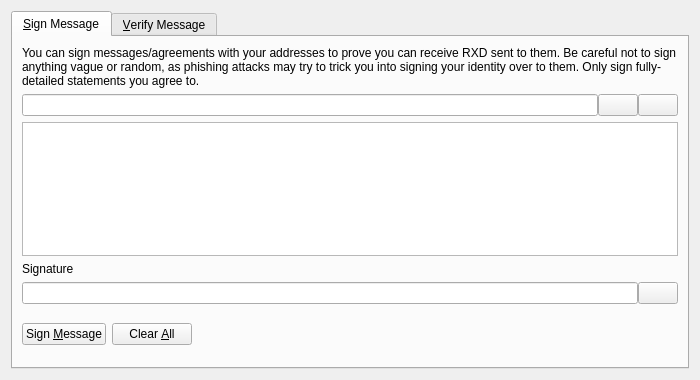
<?xml version="1.0" encoding="UTF-8"?>
<ui version="4.0">
 <class>SignVerifyMessageDialog</class>
 <widget class="QDialog" name="SignVerifyMessageDialog">
  <property name="geometry">
   <rect>
    <x>0</x>
    <y>0</y>
    <width>700</width>
    <height>380</height>
   </rect>
  </property>
  <property name="windowTitle">
   <string>Signatures - Sign / Verify a Message</string>
  </property>
  <property name="modal">
   <bool>true</bool>
  </property>
  <layout class="QVBoxLayout" name="verticalLayout">
   <item>
    <widget class="QTabWidget" name="tabWidget">
     <property name="currentIndex">
      <number>0</number>
     </property>
     <widget class="QWidget" name="tabSignMessage">
      <attribute name="title">
       <string>&amp;Sign Message</string>
      </attribute>
      <layout class="QVBoxLayout" name="verticalLayout_SM">
       <item>
        <widget class="QLabel" name="infoLabel_SM">
         <property name="text">
          <string>You can sign messages/agreements with your addresses to prove you can receive RXD sent to them. Be careful not to sign anything vague or random, as phishing attacks may try to trick you into signing your identity over to them. Only sign fully-detailed statements you agree to.</string>
         </property>
         <property name="textFormat">
          <enum>Qt::PlainText</enum>
         </property>
         <property name="wordWrap">
          <bool>true</bool>
         </property>
        </widget>
       </item>
       <item>
        <layout class="QHBoxLayout" name="horizontalLayout_1_SM">
         <property name="spacing">
          <number>0</number>
         </property>
         <item>
          <widget class="QValidatedLineEdit" name="addressIn_SM">
           <property name="toolTip">
            <string>The Radiant address to sign the message with</string>
           </property>
          </widget>
         </item>
         <item>
          <widget class="QPushButton" name="addressBookButton_SM">
           <property name="toolTip">
            <string>Choose previously used address</string>
           </property>
           <property name="text">
            <string/>
           </property>
           <property name="icon">
            <iconset resource="../bitcoin.qrc">
             <normaloff>:/icons/address-book</normaloff>:/icons/address-book</iconset>
           </property>
           <property name="shortcut">
            <string>Alt+A</string>
           </property>
           <property name="autoDefault">
            <bool>false</bool>
           </property>
          </widget>
         </item>
         <item>
          <widget class="QPushButton" name="pasteButton_SM">
           <property name="toolTip">
            <string>Paste address from clipboard</string>
           </property>
           <property name="text">
            <string/>
           </property>
           <property name="icon">
            <iconset resource="../bitcoin.qrc">
             <normaloff>:/icons/editpaste</normaloff>:/icons/editpaste</iconset>
           </property>
           <property name="shortcut">
            <string>Alt+P</string>
           </property>
           <property name="autoDefault">
            <bool>false</bool>
           </property>
          </widget>
         </item>
        </layout>
       </item>
       <item>
        <widget class="QPlainTextEdit" name="messageIn_SM">
         <property name="toolTip">
          <string>Enter the message you want to sign here</string>
         </property>
        </widget>
       </item>
       <item>
        <widget class="QLabel" name="signatureLabel_SM">
         <property name="text">
          <string>Signature</string>
         </property>
         <property name="textFormat">
          <enum>Qt::PlainText</enum>
         </property>
        </widget>
       </item>
       <item>
        <layout class="QHBoxLayout" name="horizontalLayout_2_SM">
         <property name="spacing">
          <number>0</number>
         </property>
         <item>
          <widget class="QLineEdit" name="signatureOut_SM">
           <property name="font">
            <font>
             <italic>true</italic>
            </font>
           </property>
           <property name="readOnly">
            <bool>true</bool>
           </property>
          </widget>
         </item>
         <item>
          <widget class="QPushButton" name="copySignatureButton_SM">
           <property name="toolTip">
            <string>Copy the current signature to the system clipboard</string>
           </property>
           <property name="text">
            <string/>
           </property>
           <property name="icon">
            <iconset resource="../bitcoin.qrc">
             <normaloff>:/icons/editcopy</normaloff>:/icons/editcopy</iconset>
           </property>
           <property name="autoDefault">
            <bool>false</bool>
           </property>
          </widget>
         </item>
        </layout>
       </item>
       <item>
        <layout class="QHBoxLayout" name="horizontalLayout_3_SM">
         <item>
          <widget class="QPushButton" name="signMessageButton_SM">
           <property name="toolTip">
            <string>Sign the message to prove you own this Radiant address</string>
           </property>
           <property name="text">
            <string>Sign &amp;Message</string>
           </property>
           <property name="icon">
            <iconset resource="../bitcoin.qrc">
             <normaloff>:/icons/edit</normaloff>:/icons/edit</iconset>
           </property>
           <property name="autoDefault">
            <bool>false</bool>
           </property>
          </widget>
         </item>
         <item>
          <widget class="QPushButton" name="clearButton_SM">
           <property name="toolTip">
            <string>Reset all sign message fields</string>
           </property>
           <property name="text">
            <string>Clear &amp;All</string>
           </property>
           <property name="icon">
            <iconset resource="../bitcoin.qrc">
             <normaloff>:/icons/remove</normaloff>:/icons/remove</iconset>
           </property>
           <property name="autoDefault">
            <bool>false</bool>
           </property>
          </widget>
         </item>
         <item>
          <spacer name="horizontalSpacer_1_SM">
           <property name="orientation">
            <enum>Qt::Horizontal</enum>
           </property>
           <property name="sizeHint" stdset="0">
            <size>
             <width>40</width>
             <height>48</height>
            </size>
           </property>
          </spacer>
         </item>
         <item>
          <widget class="QLabel" name="statusLabel_SM">
           <property name="font">
            <font>
             <weight>75</weight>
             <bold>true</bold>
            </font>
           </property>
           <property name="text">
            <string/>
           </property>
           <property name="wordWrap">
            <bool>true</bool>
           </property>
          </widget>
         </item>
         <item>
          <spacer name="horizontalSpacer_2_SM">
           <property name="orientation">
            <enum>Qt::Horizontal</enum>
           </property>
           <property name="sizeHint" stdset="0">
            <size>
             <width>40</width>
             <height>48</height>
            </size>
           </property>
          </spacer>
         </item>
        </layout>
       </item>
      </layout>
     </widget>
     <widget class="QWidget" name="tabVerifyMessage">
      <attribute name="title">
       <string>&amp;Verify Message</string>
      </attribute>
      <layout class="QVBoxLayout" name="verticalLayout_VM">
       <item>
        <widget class="QLabel" name="infoLabel_VM">
         <property name="text">
          <string>Enter the receiver's address, message (ensure you copy line breaks, spaces, tabs, etc. exactly) and signature below to verify the message. Be careful not to read more into the signature than what is in the signed message itself, to avoid being tricked by a man-in-the-middle attack. Note that this only proves the signing party receives with the address, it cannot prove sendership of any transaction!</string>
         </property>
         <property name="textFormat">
          <enum>Qt::PlainText</enum>
         </property>
         <property name="alignment">
          <set>Qt::AlignLeading|Qt::AlignLeft|Qt::AlignTop</set>
         </property>
         <property name="wordWrap">
          <bool>true</bool>
         </property>
        </widget>
       </item>
       <item>
        <layout class="QHBoxLayout" name="horizontalLayout_1_VM">
         <property name="spacing">
          <number>0</number>
         </property>
         <item>
          <widget class="QValidatedLineEdit" name="addressIn_VM">
           <property name="toolTip">
            <string>The Radiant address the message was signed with</string>
           </property>
          </widget>
         </item>
         <item>
          <widget class="QPushButton" name="addressBookButton_VM">
           <property name="toolTip">
            <string>Choose previously used address</string>
           </property>
           <property name="text">
            <string/>
           </property>
           <property name="icon">
            <iconset resource="../bitcoin.qrc">
             <normaloff>:/icons/address-book</normaloff>:/icons/address-book</iconset>
           </property>
           <property name="shortcut">
            <string>Alt+A</string>
           </property>
           <property name="autoDefault">
            <bool>false</bool>
           </property>
          </widget>
         </item>
        </layout>
       </item>
       <item>
        <widget class="QPlainTextEdit" name="messageIn_VM"/>
       </item>
       <item>
        <widget class="QValidatedLineEdit" name="signatureIn_VM"/>
       </item>
       <item>
        <layout class="QHBoxLayout" name="horizontalLayout_2_VM">
         <item>
          <widget class="QPushButton" name="verifyMessageButton_VM">
           <property name="toolTip">
            <string>Verify the message to ensure it was signed with the specified Radiant address</string>
           </property>
           <property name="text">
            <string>Verify &amp;Message</string>
           </property>
           <property name="icon">
            <iconset resource="../bitcoin.qrc">
             <normaloff>:/icons/transaction_0</normaloff>:/icons/transaction_0</iconset>
           </property>
           <property name="autoDefault">
            <bool>false</bool>
           </property>
          </widget>
         </item>
         <item>
          <widget class="QPushButton" name="clearButton_VM">
           <property name="toolTip">
            <string>Reset all verify message fields</string>
           </property>
           <property name="text">
            <string>Clear &amp;All</string>
           </property>
           <property name="icon">
            <iconset resource="../bitcoin.qrc">
             <normaloff>:/icons/remove</normaloff>:/icons/remove</iconset>
           </property>
           <property name="autoDefault">
            <bool>false</bool>
           </property>
          </widget>
         </item>
         <item>
          <spacer name="horizontalSpacer_1_VM">
           <property name="orientation">
            <enum>Qt::Horizontal</enum>
           </property>
           <property name="sizeHint" stdset="0">
            <size>
             <width>40</width>
             <height>48</height>
            </size>
           </property>
          </spacer>
         </item>
         <item>
          <widget class="QLabel" name="statusLabel_VM">
           <property name="font">
            <font>
             <weight>75</weight>
             <bold>true</bold>
            </font>
           </property>
           <property name="text">
            <string/>
           </property>
           <property name="wordWrap">
            <bool>true</bool>
           </property>
          </widget>
         </item>
         <item>
          <spacer name="horizontalSpacer_2_VM">
           <property name="orientation">
            <enum>Qt::Horizontal</enum>
           </property>
           <property name="sizeHint" stdset="0">
            <size>
             <width>40</width>
             <height>48</height>
            </size>
           </property>
          </spacer>
         </item>
        </layout>
       </item>
      </layout>
     </widget>
    </widget>
   </item>
  </layout>
 </widget>
 <customwidgets>
  <customwidget>
   <class>QValidatedLineEdit</class>
   <extends>QLineEdit</extends>
   <header>qt/qvalidatedlineedit.h</header>
  </customwidget>
 </customwidgets>
 <resources>
  <include location="../bitcoin.qrc"/>
 </resources>
 <connections/>
</ui>
